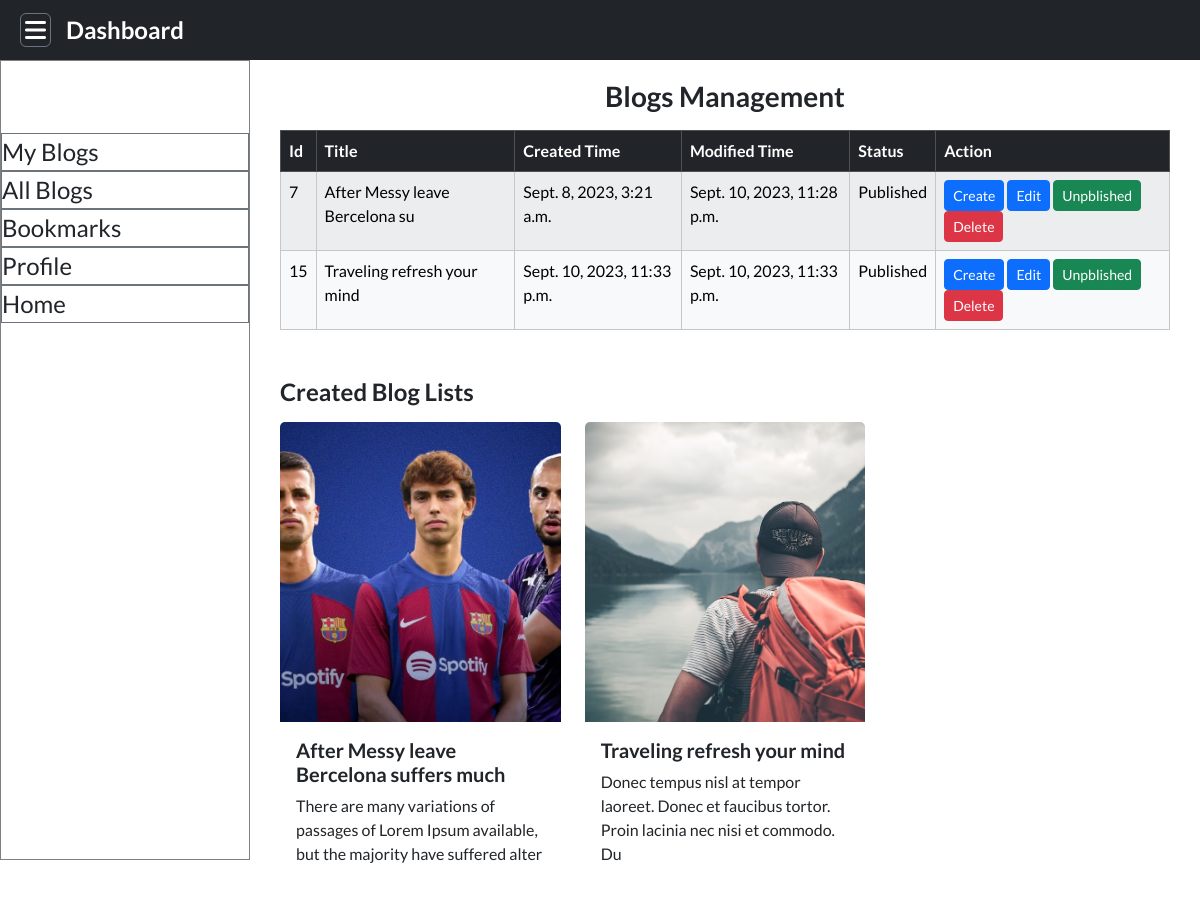
Screenshot of /blog/userblog/ (signed in) with the database file from the repository.
### blog/models.py (models this page shows, shortened)
class BlogPost(models.Model):
    id = models.AutoField(primary_key=True, null=False,
                          blank=False, unique=True)
    title = models.CharField(max_length=200)
    description = models.TextField()
    categories = models.ForeignKey(Category, on_delete=models.CASCADE)
    author = models.ForeignKey(
        settings.AUTH_USER_MODEL, on_delete=models.CASCADE, default=99999)
    status_choices = (
        ('Published', 'Published'),
        ('Unpublished', 'Unpublished'),
    )
    status = models.CharField(max_length=20, choices=status_choices)
    created_date = models.DateTimeField(auto_now_add=True)
    modified_date = models.DateTimeField(auto_now=True)
    published_date = models.DateTimeField(null=True, blank=True)
    image = models.ImageField(
        upload_to='photos/blogPhoto', null=True, blank=True)

### blog/views.py (the view)
# urls.py: path('userblog/', views.single_user_blog, name="userblog"),
def single_user_blog(request):
    user = request.user
    blogs = BlogPost.objects.filter(author=user)
    return render(request, 'userblog.html', {'blogs': blogs})

### blog/templates/userblog.html
{% extends 'dashboard_layout.html' %}
{% block content %}
  {% if blogs %}
    <h3 class="text-center mb-3">Blogs Management</h3>
    <table class="table table-bordered table-striped table-light mx-auto w-100">
      <thead class="table-dark">
        <tr>
          <th>Id</th>
          <th>Title</th>
          <th>Created Time</th>
          <th>Modified Time</th>
          <th>Status</th>
          <th>Action</th>
        </tr>
      </thead>
      <tbody>
        {% for blog in blogs %}
          <tr>
            <td>{{ blog.id }}</td>
            <td>{{ blog.title|slice:':30' }}</td>
            <td>{{ blog.created_date }}</td>
            <td>{{ blog.modified_date }}</td>
            <td>{{ blog.status }}</td>
            <td>
              <a href="{% url 'create' %}"><button type="submit" class="btn btn-primary btn-sm">Create</button></a>
              <a href="{% url 'edit_blog' blog.id %}"><button type="submit" class="btn btn-primary btn-sm">Edit</button></a>
              {% if blog.status == 'Published' %}
                <a href="}"><button type="submit" class="btn btn-success btn-sm">Unpblished</button></a>
              {% else %}
                <a href=""><button type="submit" class="btn btn-success btn-sm">Published</button></a>
              {% endif %}
              <a href="{% url 'delete_blog' blog.id %}"><button type="submit" class="btn btn-danger btn-sm">Delete</button></a>
            </td>
          </tr>
        {% endfor %}
      </tbody>
    </table>
    <h4 class="mt-5 mb-3">Created Blog Lists</h4>
  <div class="row">
    {% for blog in blogs %}
      <div class="col-md-4">
        <div class="card mb-3 border-0">
          <img src="{{ blog.image.url }}" class="card-img-top blog-card-img" alt="..." />
          <div class="card-body">
            <h5 class="card-title">{{ blog.title }}</h5>
            <p class="card-text">{{ blog.description|slice:':100' }}</p>
          </div>
        </div>
      </div>
    {% endfor %}
  {% else %}
    <h4 class="text-center mt-5">No blogs you created yet, creat first</h4>
  {% endif %}
{% endblock %}

### static/css/style.css (style rules this page uses)
.blog-card-img { width: 100%; height: 300px; object-fit: cover; }

### rows the page displays
BlogPost: id "7", title "After Messy leave Bercelona su", created_date "Sept. 8, 2023, 3:21 a.m.", modified_date "Sept. 10, 2023, 11:28 p.m.", status "Published", shows "Unpblished", image (picture), title "After Messy leave Bercelona suffers much", description "There are many variations of passages of Lorem Ipsum available, but the majority have suffered alter"
BlogPost: id "15", title "Traveling refresh your mind", created_date "Sept. 10, 2023, 11:33 p.m.", modified_date "Sept. 10, 2023, 11:33 p.m.", status "Published", shows "Unpblished", image (picture), description "Donec tempus nisl at tempor laoreet. Donec et faucibus tortor. Proin lacinia nec nisi et commodo. Du"
